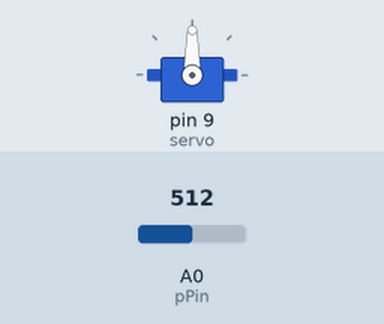
Bench run of a sketch on a simulated Arduino Uno, built with avr-gcc and run on an emulated ATmega328P. On the bench: servo. The inputs (shaded band) are chosen by the test bench; at power-on: A0 (pPin) = 512.

Above: at 1.2 s.
1.3 s: A0 (pPin) set to 716
At 1.7 s:
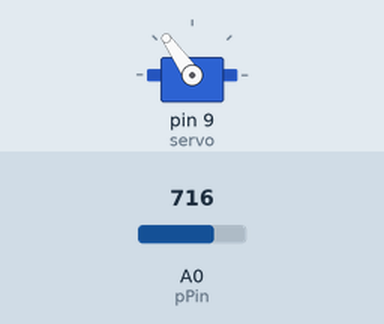
2.8 s: A0 (pPin) set to 900
At 4.0 s:
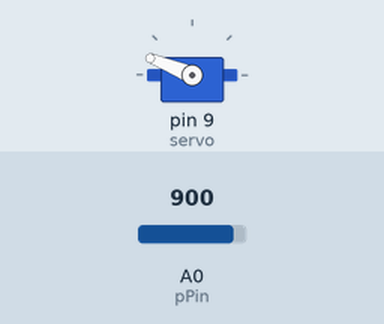
4.3 s: A0 (pPin) set to 1023
At 5.2 s:
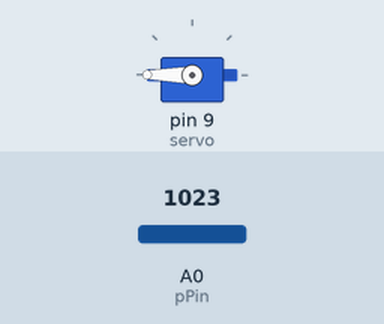
5.8 s: A0 (pPin) set to 306
At 6.3 s:
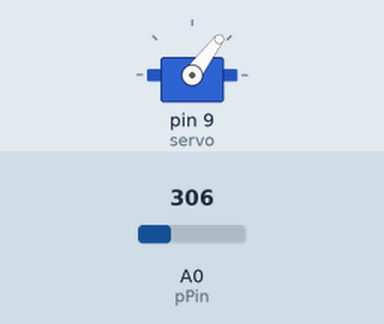
7.3 s: A0 (pPin) set to 122
At 8.7 s:
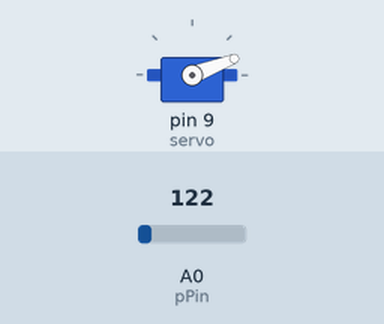
Timing chart, 0 to 9.8 s (numbered marks = the images above; inputs shaded):
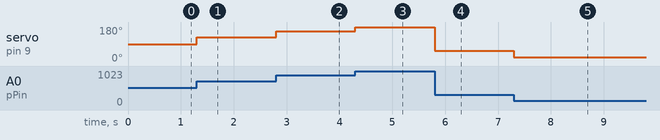

Measured:
- after the input at 1.3 s, servo on pin 9 (servo): 90° → 125° at once
- after the input at 2.8 s, servo on pin 9 (servo): 125° → 158° at once
- after the input at 4.3 s, servo on pin 9 (servo): 158° → 180° at once
- after the input at 5.8 s, servo on pin 9 (servo): 180° → 53° at once
- after the input at 7.3 s, servo on pin 9 (servo): 53° → 21° at once

The sketch:

potentiometer.ino
```cpp
#include <Servo.h>

int pPin=A0;
int pVal=0;

Servo servo;

void setup() {
  servo.attach(9);

}

void loop() {
int pVal = analogRead(pPin);
int angle = map(pVal, 0,1023,0,180);

servo.write(angle);


}
```
